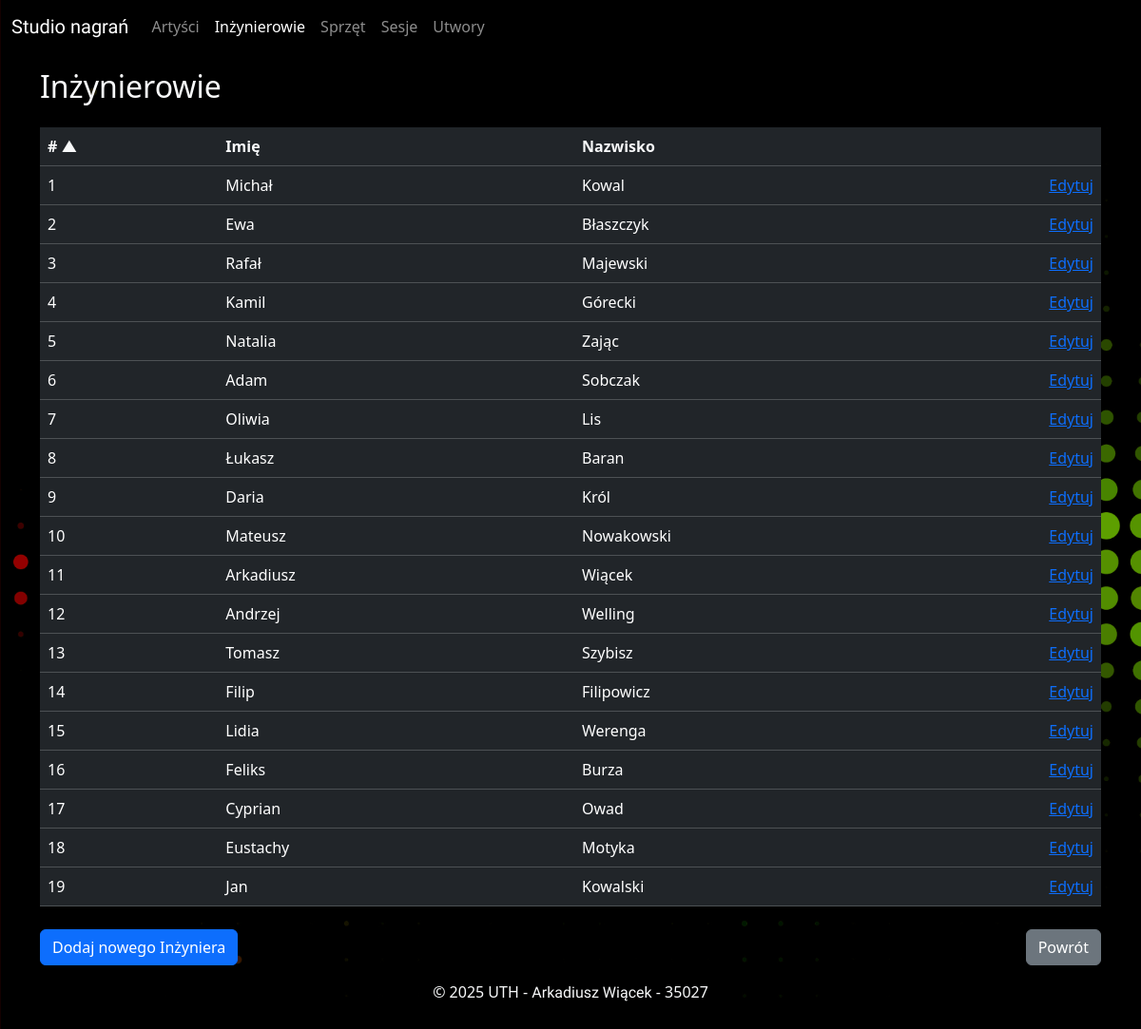
/inzynierowie/, run on the app's committed database.
### app/models.py (models this page shows)
class Inzynierowie(Base):
    __tablename__ = "inzynierowie"
    IdInzyniera = Column(Integer, primary_key=True)
    Imie = Column(String)
    Nazwisko = Column(String)
    sesje = relationship(
        "Sesje", back_populates="inzynierowie", cascade="all, delete-orphan"
    )

### app/views/inzynierowie.py (the view)
@inzynierowie_bp.route("/")
def inzynierowie_view():
    sesja = database.Session()
    try:
        sort_by = request.args.get("sort", "IdInzyniera")
        order = request.args.get("order", "asc")
        sort_columns = {
            "IdInzyniera": Inzynierowie.IdInzyniera,
            "Imie": Inzynierowie.Imie,
            "Nazwisko": Inzynierowie.Nazwisko,
        }
        if sort_by not in sort_columns:
            sort_by = "IdInzyniera"
        column = sort_columns[sort_by]
        if order == "desc":
            column = column.desc()
        else:
            column = column.asc()
        wynik_zapytania = select(Inzynierowie).order_by(column)
        rezultat = sesja.execute(wynik_zapytania)
        inzynierowie = rezultat.scalars().all()
        return render_template(
            "inzynierowie.html", inzynierowie=inzynierowie, sort_by=sort_by, order=order
        )
    finally:
        sesja.close()

### app/templates/inzynierowie.html (shortened to what this page needs)
{% extends "base.html" %}
{% block content %}
    <div class="container">
        <div class="row py-1 py-sm-3">
            <div class="col text-light">
                <h2>
                    Inżynierowie
                </h2>
            </div>
        </div>
        <div class="row">
            <div class="col">
                <table class="table table-hover table-dark">
                    <thead>
                        <tr class="d-sm-table-row">
                            <th>
                                <div class="row">
                                    <div class="col-auto col-sm-2">
                                        <a href="?sort=IdInzyniera&order={% if sort_by == 'IdInzyniera' and order == 'asc' %}desc{% else %}asc{% endif %}"
                                           class="text-light text-decoration-none">
                                            #
                                            {% if sort_by == 'IdInzyniera' %}
                                                {% if order == 'asc' %}
                                                    ▲
                                                {% else %}
                                                    ▼
                                                {% endif %}
                                            {% endif %}
                                        </a>
                                    </div>
                                    <div class="col-auto col-sm-4">
                                        <a href="?sort=Imie&order={% if sort_by == 'Imie' and order == 'asc' %}desc{% else %}asc{% endif %}"
                                           class="text-light text-decoration-none">
                                            Imię
                                        </a>
                                    </div>
                                    <div class="col-auto col-sm-4">
                                        <a href="?sort=Nazwisko&order={% if sort_by == 'Nazwisko' and order == 'asc' %}desc{% else %}asc{% endif %}"
                                           class="text-light text-decoration-none">
                                            Nazwisko
                                        </a>
                                    </div>
                                    <div class="col-sm-2 d-none d-sm-block">
                                    </div>
                                </div>
                            </th>
                        </tr>
                    </thead>
                    {% for inzynier in inzynierowie %}
                        <tr>
                            <td>
                                <div class="row">
                                    <div class="col-12 col-sm-2">
                                        <span class="d-inline d-sm-none"># </span>{{ inzynier.IdInzyniera }}
                                    </div>
                                    <div class="col-auto col-sm-4">
                                        {{ inzynier.Imie }}
                                    </div>
                                    <div class="col-auto col-sm-4">
                                        {{ inzynier.Nazwisko }}
                                    </div>
                                    <div class="col col-sm-2 align-self-end text-end">
                                        <a href="{{ url_for('inzynierowie.edytuj_inzyniera_view', IdInzyniera=inzynier.IdInzyniera) }}">Edytuj</a>
                                    </div>
                                </div>
                            </td>
                        </tr>
                    {% endfor %}
                </table>
            </div>
        </div>
        <div class="row">
            <div class="col-12 col-sm pt-2">
                <a href="{{ url_for("inzynierowie.dodaj_inzyniera_view") }}"
                   class="btn btn-primary btn-block">Dodaj nowego
                Inżyniera</a>
            </div>
            <div class="col-12 col-sm d-flex justify-content-sm-end pt-2">
                <a href="{{ url_for("index") }}" class="btn btn-secondary btn-block">Powrót</a>
            </div>
        </div>
    </div>
{% endblock content %}

### app/static/style.css (style rules this page uses)
body { background-image: linear-gradient(to right, red, yellow, green, red, yellow), url('images/colour_wave.jpg'); animation: gradientShift 40s infinite linear; background-repeat: no-repeat; background-blend-mode: darken; background-position: absolute; background-size: 400% 100%, cover; background-attachment: fixed; }

### data on the page
Inzynierowie: IdInzyniera "1", Imie "Michał", Nazwisko "Kowal"
Inzynierowie: IdInzyniera "2", Imie "Ewa", Nazwisko "Błaszczyk"
Inzynierowie: IdInzyniera "3", Imie "Rafał", Nazwisko "Majewski"
Inzynierowie: IdInzyniera "4", Imie "Kamil", Nazwisko "Górecki"
Inzynierowie: IdInzyniera "5", Imie "Natalia", Nazwisko "Zając"
Inzynierowie: IdInzyniera "6", Imie "Adam", Nazwisko "Sobczak"
Inzynierowie: IdInzyniera "7", Imie "Oliwia", Nazwisko "Lis"
Inzynierowie: IdInzyniera "8", Imie "Łukasz", Nazwisko "Baran"
Inzynierowie: IdInzyniera "9", Imie "Daria", Nazwisko "Król"
Inzynierowie: IdInzyniera "10", Imie "Mateusz", Nazwisko "Nowakowski"
Inzynierowie: IdInzyniera "11", Imie "Arkadiusz", Nazwisko "Wiącek"
Inzynierowie: IdInzyniera "12", Imie "Andrzej", Nazwisko "Welling"
Inzynierowie: IdInzyniera "13", Imie "Tomasz", Nazwisko "Szybisz"
Inzynierowie: IdInzyniera "14", Imie "Filip", Nazwisko "Filipowicz"
Inzynierowie: IdInzyniera "15", Imie "Lidia", Nazwisko "Werenga"
Inzynierowie: IdInzyniera "16", Imie "Feliks", Nazwisko "Burza"
Inzynierowie: IdInzyniera "17", Imie "Cyprian", Nazwisko "Owad"
Inzynierowie: IdInzyniera "18", Imie "Eustachy", Nazwisko "Motyka"
Inzynierowie: IdInzyniera "19", Imie "Jan", Nazwisko "Kowalski"
